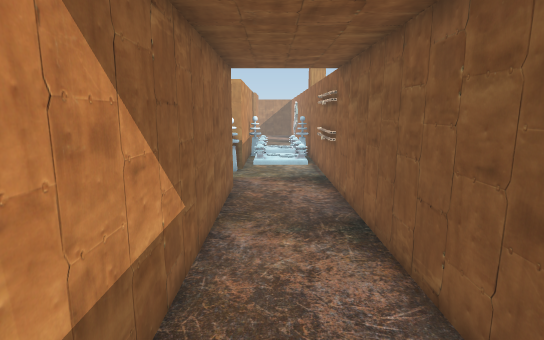
view 1 (above)

17 first-person views from a walk through a 3-D level made in the Unity game engine. The camera is 1.3 m above the floor, tilts 10° down and sees 80° across. The floor is counted in squares, 0.5 m on a side. Each view is taken from the middle of a square. On the plan, view 1 faces up. The plan holds only what a view shows up to about 20 squares ahead; the rest is blank. The place goes on beyond the plan. The player is left out.

view 2
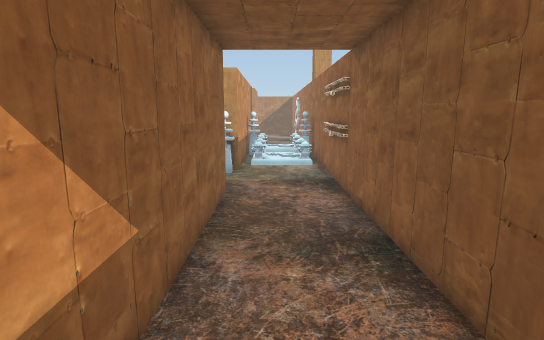

view 3
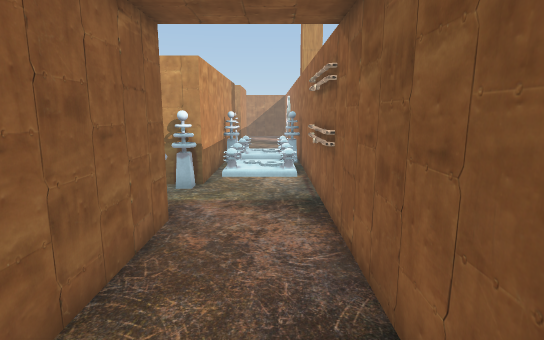

view 4
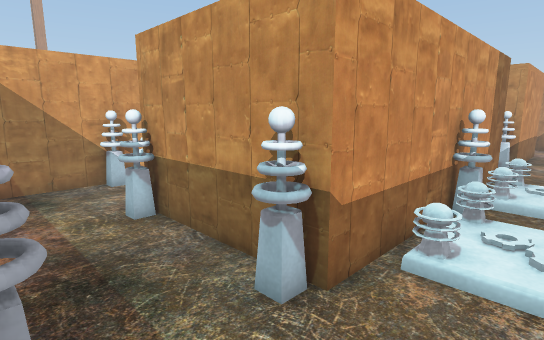

view 5
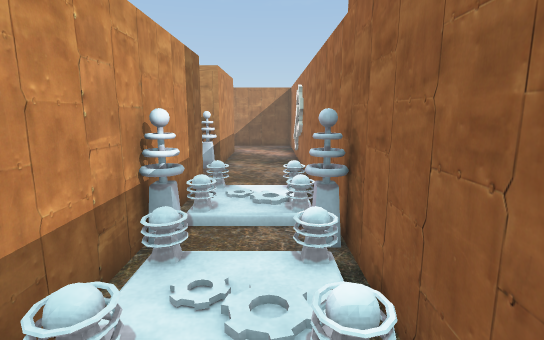

view 6
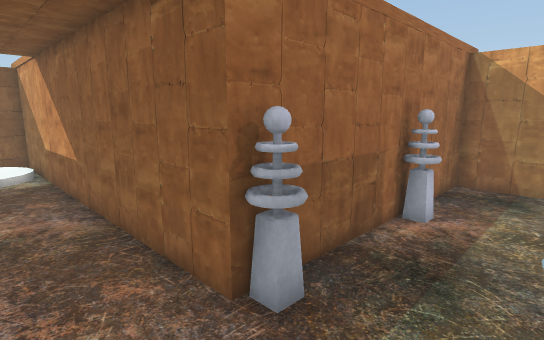

view 7
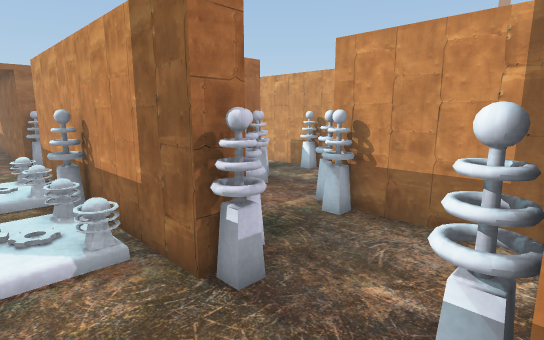

view 8
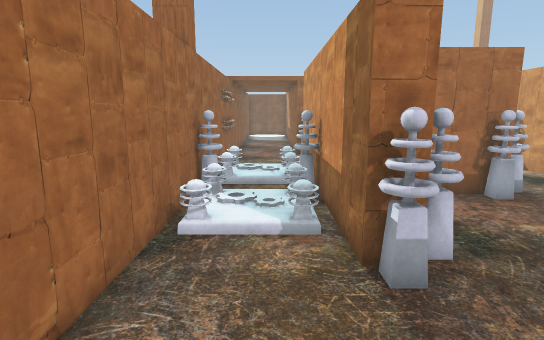

view 9
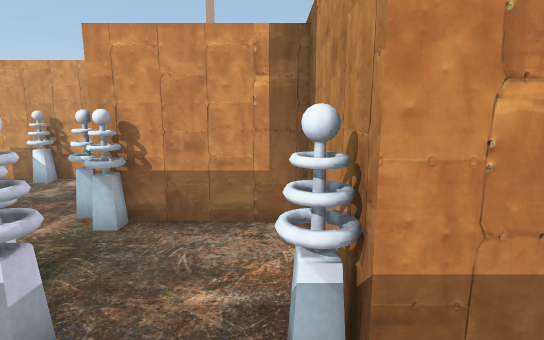

view 10
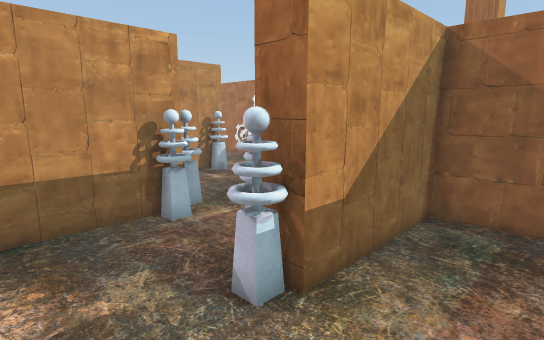

view 11
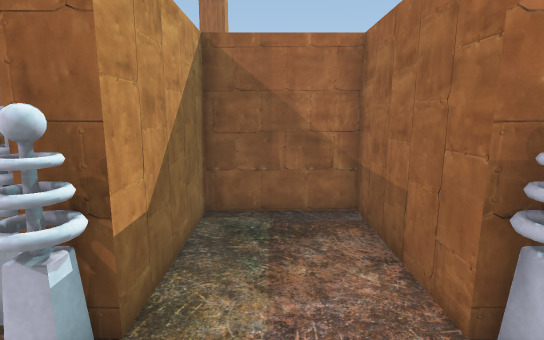

view 12
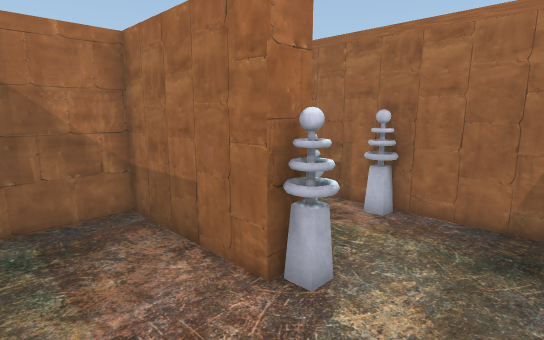

view 13
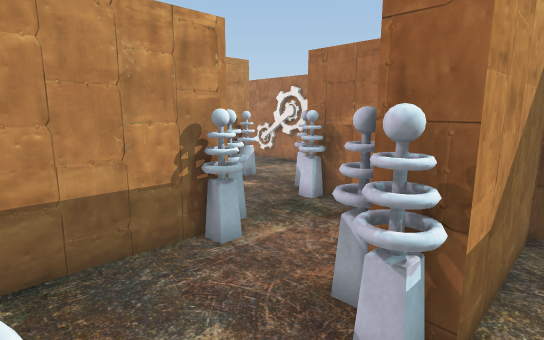

view 14
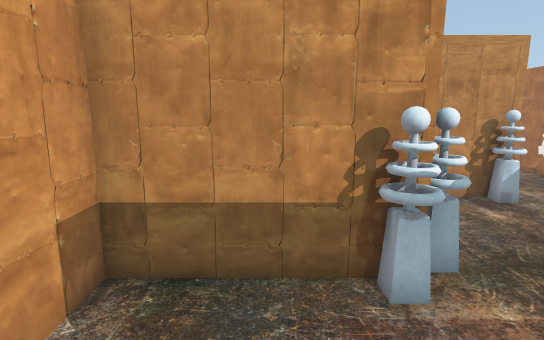

view 15
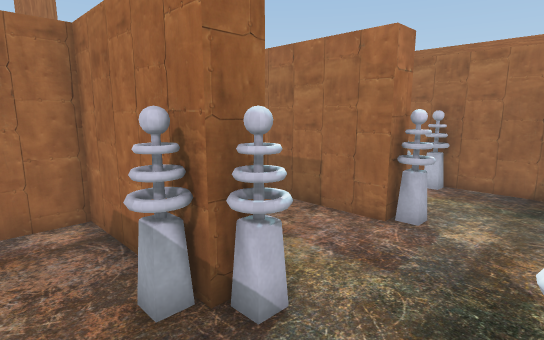

view 16
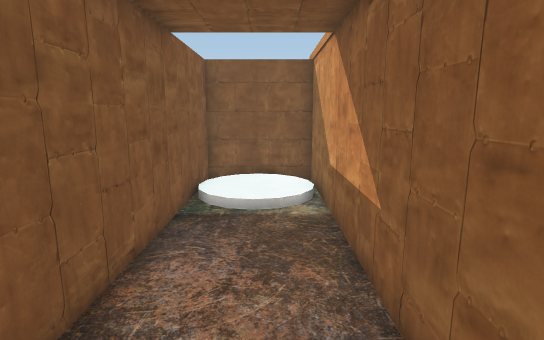

view 17
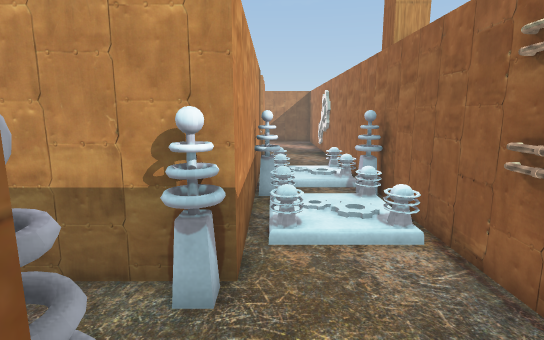

### Floor plan
Points are (right, up) in squares from view 1. A wall is a line through its corners. A room is listed if a view was taken in it or the views show most of it. See-through windows are left out.
Room 1 (views 1, 2, 3, 4, 5, 6, 7, 8, 9, 16, 17)
walls: (-1.5, 12.6) (-1.5, -2.5) (2.5, -2.5) (2.5, 35.5); (2.3, 12.9) (2.3, 16.5); (-2.6, 26.5) (-2.6, 27.5); (-1.5, 27.6) (-1.5, 16.7) (-7.5, 16.7); (-11.6, 16.4) (-11.6, 12.7) (-2.4, 12.7); (2.3, 31.6) (2.3, 35.1); (-1.5, 35.5) (-1.5, 31.9) (-6.6, 31.9) (-6.6, 26.8)
ways out: opening at (-9.5, 17.5) to room 2; opening at (-5, 27)
objects: other object (-7, 13); other object (-7, 16); other object (-6, 27) to (-6, 28); other object (-3, 27) to (-3, 28); other object (-2, 13); other object (-2, 16); other object (-2, 28) to (-2, 29); other object (-2, 31); other object (-1, 18) to (1, 21); other object (-1, 22) to (-1, 23); other object (2, 22) to (2, 23)
Room 2 (views 10, 11, 12, 13, 14, 15)
walls: (-7.6, 17.7) (-2.6, 17.7) (-2.6, 21.7) (-7.6, 21.7) (-7.6, 22.5); (-6.6, 26.8) (-11.6, 26.8) (-11.6, 16.4)
ways out: opening at (-9.5, 17.5) to room 1; opening at (-7, 25)
objects: other object (-11, 17) to (-11, 18); other object (-11, 22) to (-11, 23); other object (-8, 17) to (-8, 18); other object (-8, 22) to (-8, 23); other object (-7, 23) to (-7, 24); other object (-7, 26)

Where each view was taken, in squares from view 1:
view 1: 0 up, 0 right, facing up
view 2: 2 up, 0 right, facing up
view 3: 5 up, 1 right, facing up
view 4: 13 up, 1 right, facing up-left
view 5: 16 up, 1 right, facing up
view 6: 16 up, 1 right, facing down-left
view 7: 32 up, 1 right, facing down-left
view 8: 33 up, 0 right, facing down
view 9: 31 up, 1 right, facing left
view 10: 19 up, 11 left, facing up-right
view 11: 20 up, 11 left, facing right
view 12: 21 up, 11 left, facing down-right
view 13: 21 up, 11 left, facing up-right
view 14: 22 up, 9 left, facing up
view 15: 25 up, 11 left, facing down-right
view 16: 10 up, 0 right, facing down
view 17: 12 up, 1 left, facing up
